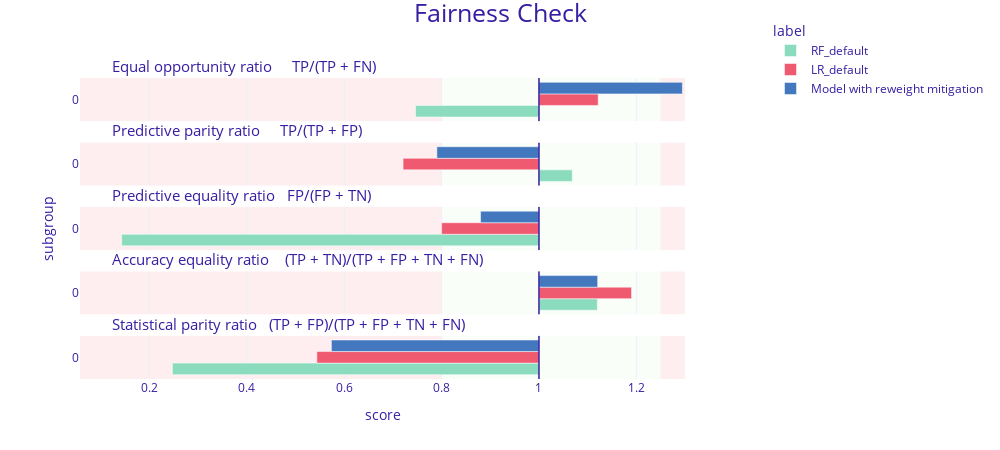

This figure's notebook cell:
### Code cell
fobject.plot([fobject2, fobject_reweight], show=False).\
    update_layout(autosize=False, width=1000, height=450, legend=dict(yanchor="top", y=1.2, xanchor="right", x=1.5))

### Figure 1 — Plotly figure (JSON) as saved in the notebook; plotly's stock layout.template omitted (floating-point values rounded to 4 significant figures)
{"data": [{"alignmentgroup": "True", "customdata": [["0", 0.746, "RF_default"]], "hovertemplate": "<b>%{customdata[2]}</b><br>Subgroup: %{customdata[0]}<br>Score: %{customdata[1]}<br><extra></extra>", "legendgroup": "RF_default", "marker": {"color": "#8bdcbe", "pattern": {"shape": ""}}, "name": "RF_default", "offsetgroup": "RF_default", "orientation": "h", "showlegend": true, "textposition": "auto", "type": "bar", "x": [-0.2536], "xaxis": "x5", "y": [0.5], "yaxis": "y5"}, {"alignmentgroup": "True", "customdata": [["0", 1.068, "RF_default"]], "hovertemplate": "<b>%{customdata[2]}</b><br>Subgroup: %{customdata[0]}<br>Score: %{customdata[1]}<br><extra></extra>", "legendgroup": "RF_default", "marker": {"color": "#8bdcbe", "pattern": {"shape": ""}}, "name": "RF_default", "offsetgroup": "RF_default", "orientation": "h", "showlegend": false, "textposition": "auto", "type": "bar", "x": [0.06848], "xaxis": "x4", "y": [0.5], "yaxis": "y4"}, {"alignmentgroup": "True", "customdata": [["0", 0.143, "RF_default"]], "hovertemplate": "<b>%{customdata[2]}</b><br>Subgroup: %{customdata[0]}<br>Score: %{customdata[1]}<br><extra></extra>", "legendgroup": "RF_default", "marker": {"color": "#8bdcbe", "pattern": {"shape": ""}}, "name": "RF_default", "offsetgroup": "RF_default", "orientation": "h", "showlegend": false, "textposition": "auto", "type": "bar", "x": [-0.8571], "xaxis": "x3", "y": [0.5], "yaxis": "y3"}, {"alignmentgroup": "True", "customdata": [["0", 1.12, "RF_default"]], "hovertemplate": "<b>%{customdata[2]}</b><br>Subgroup: %{customdata[0]}<br>Score: %{customdata[1]}<br><extra></extra>", "legendgroup": "RF_default", "marker": {"color": "#8bdcbe", "pattern": {"shape": ""}}, "name": "RF_default", "offsetgroup": "RF_default", "orientation": "h", "showlegend": false, "textposition": "auto", "type": "bar", "x": [0.1199], "xaxis": "x2", "y": [0.5], "yaxis": "y2"}, {"alignmentgroup": "True", "customdata": [["0", 0.247, "RF_default"]], "hovertemplate": "<b>%{customdata[2]}</b><br>Subgroup: %{customdata[0]}<br>Score: %{customdata[1]}<br><extra></extra>", "legendgroup": "RF_default", "marker": {"color": "#8bdcbe", "pattern": {"shape": ""}}, "name": "RF_default", "offsetgroup": "RF_default", "orientation": "h", "showlegend": false, "textposition": "auto", "type": "bar", "x": [-0.7531], "xaxis": "x", "y": [0.5], "yaxis": "y"}, {"alignmentgroup": "True", "customdata": [["0", 1.122, "LR_default"]], "hovertemplate": "<b>%{customdata[2]}</b><br>Subgroup: %{customdata[0]}<br>Score: %{customdata[1]}<br><extra></extra>", "legendgroup": "LR_default", "marker": {"color": "#f05a71", "pattern": {"shape": ""}}, "name": "LR_default", "offsetgroup": "LR_default", "orientation": "h", "showlegend": true, "textposition": "auto", "type": "bar", "x": [0.1217], "xaxis": "x5", "y": [0.5], "yaxis": "y5"}, {"alignmentgroup": "True", "customdata": [["0", 0.721, "LR_default"]], "hovertemplate": "<b>%{customdata[2]}</b><br>Subgroup: %{customdata[0]}<br>Score: %{customdata[1]}<br><extra></extra>", "legendgroup": "LR_default", "marker": {"color": "#f05a71", "pattern": {"shape": ""}}, "name": "LR_default", "offsetgroup": "LR_default", "orientation": "h", "showlegend": false, "textposition": "auto", "type": "bar", "x": [-0.2792], "xaxis": "x4", "y": [0.5], "yaxis": "y4"}, {"alignmentgroup": "True", "customdata": [["0", 0.8, "LR_default"]], "hovertemplate": "<b>%{customdata[2]}</b><br>Subgroup: %{customdata[0]}<br>Score: %{customdata[1]}<br><extra></extra>", "legendgroup": "LR_default", "marker": {"color": "#f05a71", "pattern": {"shape": ""}}, "name": "LR_default", "offsetgroup": "LR_default", "orientation": "h", "showlegend": false, "textposition": "auto", "type": "bar", "x": [-0.2], "xaxis": "x3", "y": [0.5], "yaxis": "y3"}, {"alignmentgroup": "True", "customdata": [["0", 1.19, "LR_default"]], "hovertemplate": "<b>%{customdata[2]}</b><br>Subgroup: %{customdata[0]}<br>Score: %{customdata[1]}<br><extra></extra>", "legendgroup": "LR_default", "marker": {"color": "#f05a71", "pattern": {"shape": ""}}, "name": "LR_default", "offsetgroup": "LR_default", "orientation": "h", "showlegend": false, "textposition": "auto", "type": "bar", "x": [0.1902], "xaxis": "x2", "y": [0.5], "yaxis": "y2"}, {"alignmentgroup": "True", "customdata": [["0", 0.544, "LR_default"]], "hovertemplate": "<b>%{customdata[2]}</b><br>Subgroup: %{customdata[0]}<br>Score: %{customdata[1]}<br><extra></extra>", "legendgroup": "LR_default", "marker": {"color": "#f05a71", "pattern": {"shape": ""}}, "name": "LR_default", "offsetgroup": "LR_default", "orientation": "h", "showlegend": false, "textposition": "auto", "type": "bar", "x": [-0.4563], "xaxis": "x", "y": [0.5], "yaxis": "y"}, {"alignmentgroup": "True", "customdata": [["0", 1.295, "Model with reweight mitigation"]], "hovertemplate": "<b>%{customdata[2]}</b><br>Subgroup: %{customdata[0]}<br>Score: %{customdata[1]}<br><extra></extra>", "legendgroup": "Model with reweight mitigation", "marker": {"color": "#4378bf", "pattern": {"shape": ""}}, "name": "Model with reweight mitigation", "offsetgroup": "Model with reweight mitigation", "orientation": "h", "showlegend": true, "textposition": "auto", "type": "bar", "x": [0.2947], "xaxis": "x5", "y": [0.5], "yaxis": "y5"}, {"alignmentgroup": "True", "customdata": [["0", 0.79, "Model with reweight mitigation"]], "hovertemplate": "<b>%{customdata[2]}</b><br>Subgroup: %{customdata[0]}<br>Score: %{customdata[1]}<br><extra></extra>", "legendgroup": "Model with reweight mitigation", "marker": {"color": "#4378bf", "pattern": {"shape": ""}}, "name": "Model with reweight mitigation", "offsetgroup": "Model with reweight mitigation", "orientation": "h", "showlegend": false, "textposition": "auto", "type": "bar", "x": [-0.2098], "xaxis": "x4", "y": [0.5], "yaxis": "y4"}, {"alignmentgroup": "True", "customdata": [["0", 0.88, "Model with reweight mitigation"]], "hovertemplate": "<b>%{customdata[2]}</b><br>Subgroup: %{customdata[0]}<br>Score: %{customdata[1]}<br><extra></extra>", "legendgroup": "Model with reweight mitigation", "marker": {"color": "#4378bf", "pattern": {"shape": ""}}, "name": "Model with reweight mitigation", "offsetgroup": "Model with reweight mitigation", "orientation": "h", "showlegend": false, "textposition": "auto", "type": "bar", "x": [-0.12], "xaxis": "x3", "y": [0.5], "yaxis": "y3"}, {"alignmentgroup": "True", "customdata": [["0", 1.121, "Model with reweight mitigation"]], "hovertemplate": "<b>%{customdata[2]}</b><br>Subgroup: %{customdata[0]}<br>Score: %{customdata[1]}<br><extra></extra>", "legendgroup": "Model with reweight mitigation", "marker": {"color": "#4378bf", "pattern": {"shape": ""}}, "name": "Model with reweight mitigation", "offsetgroup": "Model with reweight mitigation", "orientation": "h", "showlegend": false, "textposition": "auto", "type": "bar", "x": [0.1206], "xaxis": "x2", "y": [0.5], "yaxis": "y2"}, {"alignmentgroup": "True", "customdata": [["0", 0.574, "Model with reweight mitigation"]], "hovertemplate": "<b>%{customdata[2]}</b><br>Subgroup: %{customdata[0]}<br>Score: %{customdata[1]}<br><extra></extra>", "legendgroup": "Model with reweight mitigation", "marker": {"color": "#4378bf", "pattern": {"shape": ""}}, "name": "Model with reweight mitigation", "offsetgroup": "Model with reweight mitigation", "orientation": "h", "showlegend": false, "textposition": "auto", "type": "bar", "x": [-0.4264], "xaxis": "x", "y": [0.5], "yaxis": "y"}], "layout": {"annotations": [{"font": {"size": 15}, "showarrow": false, "text": "Statistical parity ratio   (TP + FP)/(TP + FP + TN + FN)", "x": 0.05, "xanchor": "left", "xref": "paper", "y": 0.144, "yanchor": "bottom", "yref": "paper"}, {"font": {"size": 15}, "showarrow": false, "text": "Accuracy equality ratio    (TP + TN)/(TP + FP + TN + FN)", "x": 0.05, "xanchor": "left", "xref": "paper", "y": 0.358, "yanchor": "bottom", "yref": "paper"}, {"font": {"size": 15}, "showarrow": false, "text": "Predictive equality ratio   FP/(FP + TN)", "x": 0.05, "xanchor": "left", "xref": "paper", "y": 0.572, "yanchor": "bottom", "yref": "paper"}, {"font": {"size": 15}, "showarrow": false, "text": "Predictive parity ratio     TP/(TP + FP)", "x": 0.05, "xanchor": "left", "xref": "paper", "y": 0.786, "yanchor": "bottom", "yref": "paper"}, {"font": {"size": 15}, "showarrow": false, "text": "Equal opportunity ratio     TP/(TP + FN)", "x": 0.05, "xanchor": "left", "xref": "paper", "y": 1, "yanchor": "bottom", "yref": "paper"}], "autosize": false, "barmode": "group", "font": {"color": "#371ea3"}, "height": 450, "legend": {"title": {"text": "label"}, "tracegroupgap": 0, "x": 1.5, "xanchor": "right", "y": 1.2, "yanchor": "top"}, "margin": {"b": 71, "r": 30, "t": 78}, "shapes": [{"fillcolor": "#f05a71", "layer": "below", "line": {"width": 0}, "opacity": 0.1, "type": "rect", "x0": 0.25, "x1": 0.3, "xref": "x", "y0": 0, "y1": 1, "yref": "y"}, {"fillcolor": "#f05a71", "layer": "below", "line": {"width": 0}, "opacity": 0.1, "type": "rect", "x0": -0.9429, "x1": -0.2, "xref": "x", "y0": 0, "y1": 1, "yref": "y"}, {"fillcolor": "#c7f5bf", "layer": "below", "line": {"width": 0}, "opacity": 0.1, "type": "rect", "x0": -0.2, "x1": 0.25, "xref": "x", "y0": 0, "y1": 1, "yref": "y"}, {"line": {"color": "#371ea3", "width": 1.5}, "type": "line", "x0": 0, "x1": 0, "xref": "x", "y0": 0, "y1": 1, "yref": "y"}, {"fillcolor": "#f05a71", "layer": "below", "line": {"width": 0}, "opacity": 0.1, "type": "rect", "x0": 0.25, "x1": 0.3, "xref": "x", "y0": 0, "y1": 1, "yref": "y2"}, {"fillcolor": "#f05a71", "layer": "below", "line": {"width": 0}, "opacity": 0.1, "type": "rect", "x0": -0.9429, "x1": -0.2, "xref": "x", "y0": 0, "y1": 1, "yref": "y2"}, {"fillcolor": "#c7f5bf", "layer": "below", "line": {"width": 0}, "opacity": 0.1, "type": "rect", "x0": -0.2, "x1": 0.25, "xref": "x", "y0": 0, "y1": 1, "yref": "y2"}, {"line": {"color": "#371ea3", "width": 1.5}, "type": "line", "x0": 0, "x1": 0, "xref": "x", "y0": 0, "y1": 1, "yref": "y2"}, {"fillcolor": "#f05a71", "layer": "below", "line": {"width": 0}, "opacity": 0.1, "type": "rect", "x0": 0.25, "x1": 0.3, "xref": "x", "y0": 0, "y1": 1, "yref": "y3"}, {"fillcolor": "#f05a71", "layer": "below", "line": {"width": 0}, "opacity": 0.1, "type": "rect", "x0": -0.9429, "x1": -0.2, "xref": "x", "y0": 0, "y1": 1, "yref": "y3"}, {"fillcolor": "#c7f5bf", "layer": "below", "line": {"width": 0}, "opacity": 0.1, "type": "rect", "x0": -0.2, "x1": 0.25, "xref": "x", "y0": 0, "y1": 1, "yref": "y3"}, {"line": {"color": "#371ea3", "width": 1.5}, "type": "line", "x0": 0, "x1": 0, "xref": "x", "y0": 0, "y1": 1, "yref": "y3"}, {"fillcolor": "#f05a71", "layer": "below", "line": {"width": 0}, "opacity": 0.1, "type": "rect", "x0": 0.25, "x1": 0.3, "xref": "x", "y0": 0, "y1": 1, "yref": "y4"}, {"fillcolor": "#f05a71", "layer": "below", "line": {"width": 0}, "opacity": 0.1, "type": "rect", "x0": -0.9429, "x1": -0.2, "xref": "x", "y0": 0, "y1": 1, "yref": "y4"}, {"fillcolor": "#c7f5bf", "layer": "below", "line": {"width": 0}, "opacity": 0.1, "type": "rect", "x0": -0.2, "x1": 0.25, "xref": "x", "y0": 0, "y1": 1, "yref": "y4"}, {"line": {"color": "#371ea3", "width": 1.5}, "type": "line", "x0": 0, "x1": 0, "xref": "x", "y0": 0, "y1": 1, "yref": "y4"}, {"fillcolor": "#f05a71", "layer": "below", "line": {"width": 0}, "opacity": 0.1, "type": "rect", "x0": 0.25, "x1": 0.3, "xref": "x", "y0": 0, "y1": 1, "yref": "y5"}, {"fillcolor": "#f05a71", "layer": "below", "line": {"width": 0}, "opacity": 0.1, "type": "rect", "x0": -0.9429, "x1": -0.2, "xref": "x", "y0": 0, "y1": 1, "yref": "y5"}, {"fillcolor": "#c7f5bf", "layer": "below", "line": {"width": 0}, "opacity": 0.1, "type": "rect", "x0": -0.2, "x1": 0.25, "xref": "x", "y0": 0, "y1": 1, "yref": "y5"}, {"line": {"color": "#371ea3", "width": 1.5}, "type": "line", "x0": 0, "x1": 0, "xref": "x", "y0": 0, "y1": 1, "yref": "y5"}], "title": {"font": {"size": 25}, "text": "Fairness Check", "x": 0.5, "y": 0.99}, "width": 1000, "xaxis": {"anchor": "y", "domain": [0, 1], "range": [-0.9429, 0.3], "ticktext": [0, 0.2, 0.4, 0.6, 0.8, 1, 1.2, 1], "tickvals": [-1, -0.8, -0.6, -0.4, -0.2, 0, 0.2, 0], "title": {"text": "score"}, "type": "linear"}, "xaxis2": {"anchor": "y2", "domain": [0, 1], "matches": "x", "range": [-0.9429, 0.3], "showticklabels": false, "ticktext": [0, 0.2, 0.4, 0.6, 0.8, 1, 1.2, 1], "tickvals": [-1, -0.8, -0.6, -0.4, -0.2, 0, 0.2, 0], "type": "linear"}, "xaxis3": {"anchor": "y3", "domain": [0, 1], "matches": "x", "range": [-0.9429, 0.3], "showticklabels": false, "ticktext": [0, 0.2, 0.4, 0.6, 0.8, 1, 1.2, 1], "tickvals": [-1, -0.8, -0.6, -0.4, -0.2, 0, 0.2, 0], "type": "linear"}, "xaxis4": {"anchor": "y4", "domain": [0, 1], "matches": "x", "range": [-0.9429, 0.3], "showticklabels": false, "ticktext": [0, 0.2, 0.4, 0.6, 0.8, 1, 1.2, 1], "tickvals": [-1, -0.8, -0.6, -0.4, -0.2, 0, 0.2, 0], "type": "linear"}, "xaxis5": {"anchor": "y5", "domain": [0, 1], "matches": "x", "range": [-0.9429, 0.3], "showticklabels": false, "ticktext": [0, 0.2, 0.4, 0.6, 0.8, 1, 1.2, 1], "tickvals": [-1, -0.8, -0.6, -0.4, -0.2, 0, 0.2, 0], "type": "linear"}, "yaxis": {"anchor": "x", "domain": [0, 0.144], "range": [0, 1], "showgrid": false, "ticktext": ["0"], "tickvals": [0.5], "title": {"text": ""}, "type": "linear", "zeroline": false}, "yaxis2": {"anchor": "x2", "domain": [0.214, 0.358], "matches": "y", "range": [0, 1], "showgrid": false, "ticktext": ["0"], "tickvals": [0.5], "title": {"text": ""}, "type": "linear", "zeroline": false}, "yaxis3": {"anchor": "x3", "domain": [0.428, 0.572], "matches": "y", "range": [0, 1], "showgrid": false, "ticktext": ["0"], "tickvals": [0.5], "title": {"text": "subgroup"}, "type": "linear", "zeroline": false}, "yaxis4": {"anchor": "x4", "domain": [0.642, 0.786], "matches": "y", "range": [0, 1], "showgrid": false, "ticktext": ["0"], "tickvals": [0.5], "title": {"text": ""}, "type": "linear", "zeroline": false}, "yaxis5": {"anchor": "x5", "domain": [0.856, 1], "matches": "y", "range": [0, 1], "showgrid": false, "ticktext": ["0"], "tickvals": [0.5], "title": {"text": ""}, "type": "linear", "zeroline": false}}}
